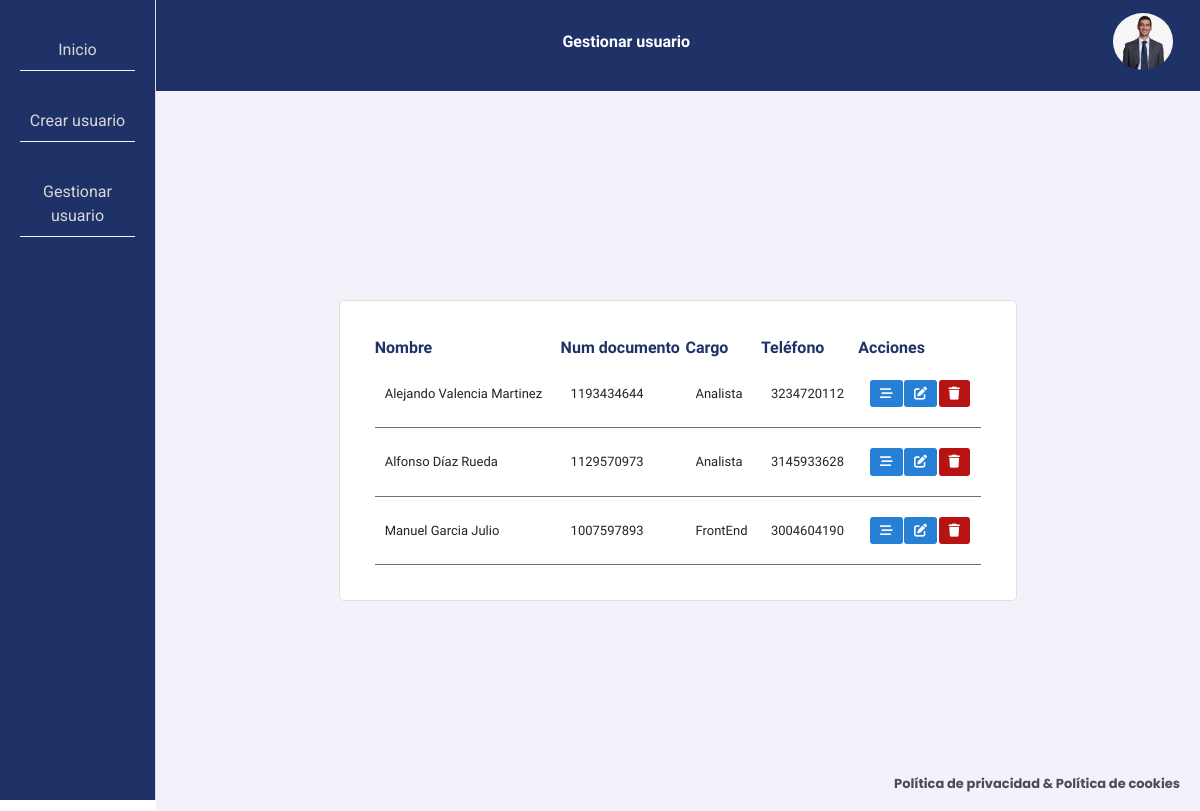
/gestionar-usuario/, run on an earlier commit of the app's database.
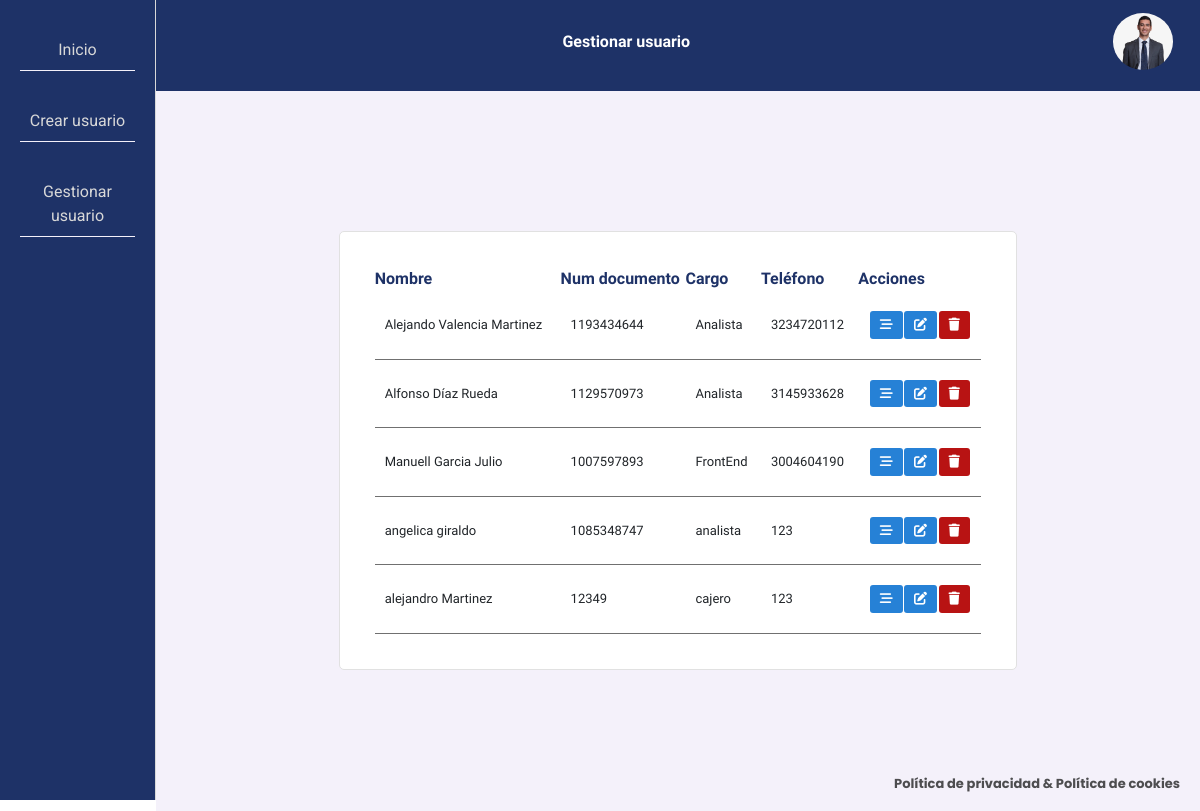
And on a later commit of the database.
### tables this page shows
CREATE TABLE Usuario (docIdentidad VARCHAR (15) NOT NULL PRIMARY KEY, nombre VARCHAR (45) NOT NULL, apellidos VARCHAR (45) NOT NULL, fechaNac DATE NOT NULL, telefono VARCHAR (15), correo VARCHAR (30) NOT NULL, tipoContrato VARCHAR (25), salario DECIMAL (3), fechaTerContrato DATE, clave VARCHAR (200) NOT NULL, tipoDocumento VARCHAR (25) NOT NULL, fechaIngreso DATE NOT NULL, cargo VARCHAR (20) NOT NULL, tipoUsuario VARCHAR (12) NOT NULL, estado CHAR (1) DEFAULT A);

### app.py (the view, shortened to what this page needs)
@app.route('/gestionar-usuario/', methods=['GET', 'POST'])
def gestionar():
    parametrosURL = {
        'estadoUpdate' : 'noUpdate'
    }
    if request.method == 'GET':
        sql = f"SELECT * FROM Usuario WHERE estado = 'A';"
        resultado = seleccion(sql)
    return render_template('gestionar-usuario.html', titulo='Gestionar usuario', usuarios=resultado, parametros = parametrosURL)

### db.py (called while the page is built)
def seleccion(sql) -> list:
    try:
        with sqlite3.connect(URL_DB) as con:
            cur = con.cursor()
            res = cur.execute(sql).fetchall()
    except Exception:
        res = None
    return res

### templates/gestionar-usuario.html (shortened to what this page needs)
{% extends 'index.html' %}
{% block cuerpo %}
<link rel="stylesheet" href="https://cdn.datatables.net/1.10.21/css/dataTables.bootstrap4.min.css" />
<link rel="stylesheet" href="https://cdn.datatables.net/responsive/2.2.5/css/responsive.bootstrap4.min.css" />
<link rel="stylesheet" href="https://cdn.datatables.net/buttons/1.6.2/css/buttons.bootstrap4.min.css" />
<link rel="stylesheet" href="https://cdnjs.cloudflare.com/ajax/libs/twitter-bootstrap/4.1.3/css/bootstrap.css" />
<div class="gestionUsuarios">
    <div class="contenedorTable">
        <table id="usuarios">
            <thead>
                <tr>
                    <th>Nombre</th>
                    <th>Num documento</th>
                    <th>Cargo</th>
                    <th>Teléfono</th>
                    <th>Acciones</th>
                </tr>
            </thead>
            <tbody>
                {% for usuario in usuarios %}
                    <tr>
                        <td>{{ usuario[1] }} {{usuario[2] }}</td>
                        <td>{{ usuario[0] }}</td>
                        <td>{{ usuario[12] }}</td>
                        <td>{{ usuario[4] }}</td>
                        <td>
                            <div class="acciones">
                                <button data-bs-toggle="modal" onclick="cargarInfoModal('{{usuario[0]}}','{{usuario[1]}} {{usuario[2]}}')" data-bs-target="#staticBackdrop" title="Retroalimentar"><i class="fas fa-stream"></i></button>
                                <a href="/crear-usuario/?idUsuario={{usuario[0]}}&accion=edicionUsuario" title="Editar"><i class="fas fa-edit"></i></a>
                                <button data-value="{{usuario[0]}}" id="btn{{usuario[0]}}" onclick="eliminarUsuario('btn{{usuario[0]}}')" class="delete" title="Eliminar"><i class="fas fa-trash"></i></button>
                            </div>
                        </td>
                    </tr>
                {% endfor %}
            </tbody>
        </table>
    </div>
</div>
{% endblock %}

### templates/index.html (shortened to what this page needs)
<!DOCTYPE html>
<html lang="es">
<head>
    <link rel="stylesheet" href="../static/css/bootstrap/bootstrap.min.css">
    <link rel="stylesheet" href="{{url_for('static',filename='css/estilos.css')}}">
</head>
<body>
    <div class="menu-lateral">
        <nav>
            <ul>
                <li><a href="/index/">Inicio</a></li>
                <li><a href="/crear-usuario/">Crear usuario</a></li>
                <li><a href="/gestionar-usuario/">Gestionar usuario</a></li>
            </ul>
        </nav>
    </div>
    <div class="contenedor">
        <header>
            <div class="elementos">
                {% if titulo %}
                <h1>{{titulo}}</h1>
                {% else %}
                <h1>Inicio</h1>
                {% endif %}
            </div>
            <div class="imgUser">
                <div class="box">
                    <label for="foto"><img src="{{url_for('static',filename='img/foto.jpeg')}}" alt=""></label>
                </div>
            </div>
        </header>
        <main class="main">
            {% block cuerpo %}{% endblock %}
        </main>
        <footer>
            <div class="enlaces">
                <a href="#">Política de privacidad & Política de cookies</p>
            </div>
        </footer>
    </div>
</body>
</html>

### static/css/estilos.css (style rules this page uses)
:root { --colorFondo1: #1e3267; --colorFondo2: #f4f1fa; --colorFuente1: #d8d8d8; --colorFuente2: #707070; }
* { padding: 0; margin: 0; box-sizing: border-box; font-family: 'PT Sans', sans-serif; }
body { display: flex; position: relative; }
.menu-lateral { background: var(--colorFondo1); width: 13%; height: 100vh; border-right: 1px solid var(--colorFuente1); padding: 30px 20px; }
.menu-lateral nav ul { list-style-type: none; text-align: center; font-size: 15px; padding: 0px; }
.menu-lateral nav ul li { margin-bottom: 30px; border-bottom: 1px solid var(--colorFondo2); padding: 8px; }
.menu-lateral nav ul li a { color: var(--colorFuente1); text-decoration: none; font-family: 'Roboto', sans-serif; font-size: 16px; }
.contenedor { width: 87%; min-height: 100vh; }
.contenedor header { background: var(--colorFondo1); padding: 13px 5px; display: flex; align-items: center; overflow: hidden; font-family: 'Poppins', sans-serif; z-index: 100; }
.contenedor header .imgUser { width: 10%; display: flex; justify-content: center; align-items: center; }
.contenedor header .imgUser .box { width: 60px; }
.contenedor header .imgUser img { width: 100%; height: auto; border-radius: 50%; }
.contenedor header .elementos { width: 90%; display: flex; justify-content: center; align-items: center; }
.contenedor header .elementos h1 { display: inline-block; color: #fff; font-weight: bold; font-size: 16px; }
.contenedor .main { min-height: 90vh; display: flex; justify-content: center; align-items: center; background-color: var(--colorFondo2); }
.contenedor footer { text-align: center; position: fixed; bottom: 0; right: 0; }
.contenedor footer .enlaces { margin: 0 20px; }
.contenedor footer .enlaces a { text-decoration: none; font-weight: bold; font-size: 13px; color: #4d4d4f; font-family: 'Poppins', sans-serif; }
.gestionUsuarios { width: 100%; display: flex; justify-content: center; align-items: center; }
.gestionUsuarios .contenedorTable { background-color: #ffffff; padding: 35px; border-radius: 5px; border: 1px solid #e1e1e1; width: 65%; }
.gestionUsuarios .contenedorTable table { width: 100%; }
.gestionUsuarios .contenedorTable table th { color: var(--colorFondo1); font-family: 'Ubuntu', sans-serif; }
.gestionUsuarios .contenedorTable table td { font-size: 13px; padding: 20px 10px; border-bottom: 1px solid var(--colorFuente2); }
.gestionUsuarios .contenedorTable table .acciones { display: flex; justify-content: space-evenly }
.gestionUsuarios .contenedorTable table .acciones button, .gestionUsuarios .contenedorTable table .acciones a { border: none; background-color: #2681d6; border-radius: 3px; padding: 4px 10px; }
.gestionUsuarios .contenedorTable table .acciones i { pointer-events: none; user-select: none; color: #fff; }
.gestionUsuarios .contenedorTable table .acciones .delete { background-color: #b81313; }

What changed in the data, as far as the page shows it:
changed Usuario "Garcia Julio": nombre "Manuel" → "Manuell"
added Usuario: nombre "angelica", apellidos "giraldo", docIdentidad "1085348747", cargo "analista", telefono "123"
added Usuario: nombre "alejandro", apellidos "Martinez", docIdentidad "12349", cargo "cajero", telefono "123"
